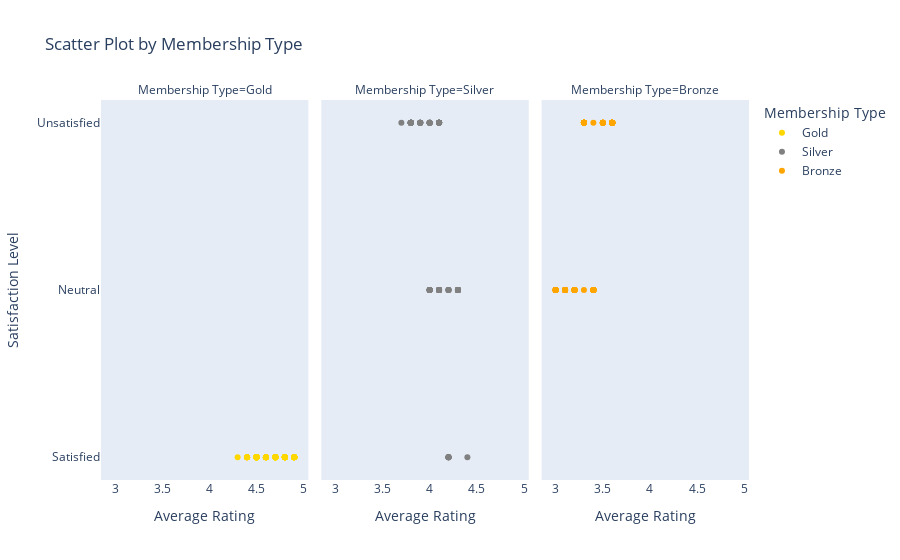

The cell this chart's notebook holds for it:
### Code cell
data = pd.DataFrame(data)
color_map = {'Gold': 'gold', 'Silver': 'grey', 'Bronze': 'orange'}

fig = px.scatter(data_frame=data, x="Average Rating", y="Satisfaction Level", color="Membership Type", 
                 facet_col="Membership Type", title="Scatter Plot by Membership Type",
                 color_discrete_map=color_map)
fig.update_xaxes(showgrid=False)
fig.update_yaxes(showgrid=False)
fig.show()

### Figure 1 — Plotly figure (JSON) as saved in the notebook; plotly's stock layout.template omitted (floating-point values rounded to 4 significant figures)
{"data": [{"hovertemplate": "Membership Type=Gold<br>Average Rating=%{x}<br>Satisfaction Level=%{y}<extra></extra>", "legendgroup": "Gold", "marker": {"color": "gold", "symbol": "circle"}, "mode": "markers", "name": "Gold", "orientation": "h", "showlegend": true, "type": "scatter", "x": [4.6, 4.7, 4.5, 4.8, 4.3, 4.9, 4.7, 4.8, 4.6, 4.9, 4.5, 4.7, 4.4, 4.8, 4.5, 4.9, 4.7, 4.8, 4.6, 4.9, 4.5, 4.7, 4.4, 4.8, 4.5, 4.9, 4.7, 4.8, 4.6, 4.9, 4.5, 4.7, 4.4, 4.8, 4.5, 4.9, 4.7, 4.8, 4.6, 4.9, 4.5, 4.7, 4.4, 4.8, 4.5, 4.9, 4.7, 4.8, 4.5, 4.9, 4.7, 4.8, 4.6, 4.9, 4.5, 4.7, 4.4, 4.8, 4.5, 4.9, 4.7, 4.8, 4.5, 4.9, 4.5, 4.7, 4.4, 4.6, 4.8, 4.7, 4.5, 4.8, 4.5, 4.9, 4.7, 4.8, 4.5, 4.9, 4.5, 4.7, 4.4, 4.8, 4.5, 4.9, 4.7, 4.6, 4.5, 4.9, 4.7, 4.8, 4.5, 4.9, 4.5, 4.6, 4.5, 4.9, 4.7, 4.8, 4.5, 4.9, 4.5, 4.6, 4.5, 4.9, 4.7, 4.8, 4.5, 4.9, 4.5, 4.6, 4.5, 4.9, 4.7, 4.8, 4.5, 4.9, 4.5], "xaxis": "x", "y": ["Satisfied", "Satisfied", "Satisfied", "Satisfied", "Satisfied", "Satisfied", "Satisfied", "Satisfied", "Satisfied", "Satisfied", "Satisfied", "Satisfied", "Satisfied", "Satisfied", "Satisfied", "Satisfied", "Satisfied", "Satisfied", "Satisfied", "Satisfied", "Satisfied", "Satisfied", "Satisfied", "Satisfied", "Satisfied", "Satisfied", "Satisfied", "Satisfied", "Satisfied", "Satisfied", "Satisfied", "Satisfied", "Satisfied", "Satisfied", "Satisfied", "Satisfied", "Satisfied", "Satisfied", "Satisfied", "Satisfied", "Satisfied", "Satisfied", "Satisfied", "Satisfied", "Satisfied", "Satisfied", "Satisfied", "Satisfied", "Satisfied", "Satisfied", "Satisfied", "Satisfied", "Satisfied", "Satisfied", "Satisfied", "Satisfied", "Satisfied", "Satisfied", "Satisfied", "Satisfied", "Satisfied", "Satisfied", "Satisfied", "Satisfied", "Satisfied", "Satisfied", "Satisfied", "Satisfied", "Satisfied", "Satisfied", "Satisfied", "Satisfied", "Satisfied", "Satisfied", "Satisfied", "Satisfied", "Satisfied", "Satisfied", "Satisfied", "Satisfied", "Satisfied", "Satisfied", "Satisfied", "Satisfied", "Satisfied", "Satisfied", "Satisfied", "Satisfied", "Satisfied", "Satisfied", "Satisfied", "Satisfied", "Satisfied", "Satisfied", "Satisfied", "Satisfied", "Satisfied", "Satisfied", "Satisfied", "Satisfied", "Satisfied", "Satisfied", "Satisfied", "Satisfied", "Satisfied", "Satisfied", "Satisfied", "Satisfied", "Satisfied", "Satisfied", "Satisfied", "Satisfied", "Satisfied", "Satisfied", "Satisfied", "Satisfied", "Satisfied"], "yaxis": "y"}, {"hovertemplate": "Membership Type=Silver<br>Average Rating=%{x}<br>Satisfaction Level=%{y}<extra></extra>", "legendgroup": "Silver", "marker": {"color": "grey", "symbol": "circle"}, "mode": "markers", "name": "Silver", "orientation": "h", "showlegend": true, "type": "scatter", "x": [4.1, 4, 4.2, 3.8, 4.4, 3.7, 4, 4.1, 4.3, 3.8, 4.2, 3.9, 4.1, 4, 4.3, 3.8, 4, 4.1, 4.3, 3.8, 4.2, 3.9, 4.1, 4, 4.3, 3.8, 4, 4.1, 4.3, 3.8, 4.2, 3.9, 4.1, 4, 4.3, 3.8, 4, 4.1, 4.3, 3.8, 4.2, 3.9, 4.1, 4, 4.3, 3.8, 4, 4.1, 4.3, 3.8, 4, 4.1, 4.3, 3.8, 4.2, 3.9, 4.1, 4, 4.3, 3.8, 4, 4.1, 4.3, 3.8, 4.2, 3.9, 4.1, 4, 4.2, 3.9, 4, 4.1, 4.3, 3.8, 4, 4.1, 4.3, 3.8, 4.2, 3.9, 4.1, 4, 4.3, 3.8, 4, 4.1, 4.3, 3.8, 4.1, 4.1, 4.1, 3.8, 4.2, 4.1, 4.3, 3.8, 4.1, 4.1, 4.1, 3.8, 4.1, 4.1, 4.3, 3.8, 4.1, 4.1, 4.1, 3.8, 4.2, 4.1, 4.3, 3.8, 4.1, 4.1, 4.1, 3.8, 4.2], "xaxis": "x2", "y": ["Neutral", "Unsatisfied", "Neutral", "Unsatisfied", "Satisfied", "Unsatisfied", "Neutral", "Unsatisfied", "Neutral", "Unsatisfied", "Satisfied", "Unsatisfied", "Neutral", "Unsatisfied", "Neutral", "Unsatisfied", "Neutral", "Unsatisfied", "Neutral", "Unsatisfied", "Satisfied", "Unsatisfied", "Neutral", "Unsatisfied", "Neutral", "Unsatisfied", "Neutral", "Unsatisfied", "Neutral", "Unsatisfied", "Satisfied", "Unsatisfied", "Neutral", "Unsatisfied", "Neutral", "Unsatisfied", "Neutral", "Unsatisfied", "Neutral", "Unsatisfied", "Satisfied", "Unsatisfied", "Neutral", "Unsatisfied", "Neutral", "Unsatisfied", "Neutral", "Unsatisfied", "Neutral", "Unsatisfied", "Neutral", "Unsatisfied", "Neutral", "Unsatisfied", "Satisfied", "Unsatisfied", "Neutral", "Unsatisfied", "Neutral", "Unsatisfied", "Neutral", "Unsatisfied", "Neutral", "Unsatisfied", "Satisfied", "Unsatisfied", "Neutral", "Unsatisfied", "Neutral", "Unsatisfied", "Neutral", "Unsatisfied", "Neutral", "Unsatisfied", "Neutral", "Unsatisfied", "Neutral", "Unsatisfied", "Satisfied", "Unsatisfied", "Neutral", "Unsatisfied", "Neutral", "Unsatisfied", "Neutral", "Unsatisfied", "Neutral", "Unsatisfied", "Neutral", "Unsatisfied", "Neutral", "Unsatisfied", "Neutral", "Unsatisfied", "Neutral", "Unsatisfied", "Neutral", "Unsatisfied", "Neutral", "Unsatisfied", "Neutral", "Unsatisfied", "Neutral", "Unsatisfied", "Neutral", "Unsatisfied", "Neutral", "Unsatisfied", "Neutral", "Unsatisfied", "Neutral", "Unsatisfied", "Neutral", "Unsatisfied", "Neutral", "Unsatisfied", "Neutral"], "yaxis": "y2"}, {"hovertemplate": "Membership Type=Bronze<br>Average Rating=%{x}<br>Satisfaction Level=%{y}<extra></extra>", "legendgroup": "Bronze", "marker": {"color": "orange", "symbol": "circle"}, "mode": "markers", "name": "Bronze", "orientation": "h", "showlegend": true, "type": "scatter", "x": [3.4, 3.1, 3.6, 3.2, 3.5, 3, 3.3, 3.4, 3.6, 3.1, 3.5, 3.2, 3.3, 3.1, 3.6, 3, 3.3, 3.4, 3.6, 3.1, 3.5, 3.2, 3.3, 3.6, 3, 3.3, 3.4, 3.6, 3.1, 3.5, 3.2, 3.3, 3.1, 3.6, 3, 3.3, 3.4, 3.6, 3.1, 3.5, 3.2, 3.3, 3.1, 3.6, 3, 3.3, 3.6, 3, 3.3, 3.4, 3.6, 3.1, 3.5, 3.2, 3.3, 3.4, 3.6, 3, 3.3, 3.4, 3.6, 3.1, 3.5, 3.2, 3.3, 3.5, 3.2, 3.3, 3.4, 3.6, 3, 3.3, 3.4, 3.6, 3.1, 3.5, 3.2, 3.3, 3.2, 3.6, 3.1, 3.3, 3.4, 3.6, 3.1, 3.3, 3.4, 3.6, 3, 3.3, 3.4, 3.6, 3.1, 3.3, 3.4, 3.6, 3, 3.3, 3.4, 3.6, 3.1, 3.3, 3.4, 3.6, 3, 3.3, 3.4, 3.6, 3.1, 3.3, 3.4, 3.6, 3, 3.3], "xaxis": "x3", "y": ["Unsatisfied", "Neutral", "Unsatisfied", "Neutral", "Unsatisfied", "Neutral", "Unsatisfied", "Neutral", "Unsatisfied", "Neutral", "Unsatisfied", "Neutral", "Unsatisfied", "Neutral", "Unsatisfied", "Neutral", "Unsatisfied", "Neutral", "Unsatisfied", "Neutral", "Unsatisfied", "Neutral", "Unsatisfied", "Unsatisfied", "Neutral", "Unsatisfied", "Neutral", "Unsatisfied", "Neutral", "Unsatisfied", "Neutral", "Unsatisfied", "Neutral", "Unsatisfied", "Neutral", "Unsatisfied", "Neutral", "Unsatisfied", "Neutral", "Unsatisfied", "Neutral", "Unsatisfied", "Neutral", "Unsatisfied", "Neutral", "Unsatisfied", "Unsatisfied", "Neutral", "Unsatisfied", "Neutral", "Unsatisfied", "Neutral", "Unsatisfied", "Neutral", "Unsatisfied", "Neutral", "Unsatisfied", "Neutral", "Unsatisfied", "Neutral", "Unsatisfied", "Neutral", "Unsatisfied", "Neutral", "Neutral", "Unsatisfied", "Neutral", "Unsatisfied", "Neutral", "Unsatisfied", "Neutral", "Unsatisfied", "Neutral", "Unsatisfied", "Neutral", "Unsatisfied", "Neutral", "Unsatisfied", "Neutral", "Unsatisfied", "Neutral", "Unsatisfied", "Neutral", "Unsatisfied", "Neutral", "Unsatisfied", "Neutral", "Unsatisfied", "Neutral", "Unsatisfied", "Neutral", "Unsatisfied", "Neutral", "Unsatisfied", "Neutral", "Unsatisfied", "Neutral", "Unsatisfied", "Neutral", "Unsatisfied", "Neutral", "Unsatisfied", "Neutral", "Unsatisfied", "Neutral", "Unsatisfied", "Neutral", "Unsatisfied", "Neutral", "Unsatisfied", "Neutral", "Unsatisfied", "Neutral", "Unsatisfied"], "yaxis": "y3"}], "layout": {"annotations": [{"font": {}, "showarrow": false, "text": "Membership Type=Gold", "x": 0.16, "xanchor": "center", "xref": "paper", "y": 1, "yanchor": "bottom", "yref": "paper"}, {"font": {}, "showarrow": false, "text": "Membership Type=Silver", "x": 0.5, "xanchor": "center", "xref": "paper", "y": 1, "yanchor": "bottom", "yref": "paper"}, {"font": {}, "showarrow": false, "text": "Membership Type=Bronze", "x": 0.84, "xanchor": "center", "xref": "paper", "y": 1, "yanchor": "bottom", "yref": "paper"}], "autosize": true, "legend": {"title": {"text": "Membership Type"}, "tracegroupgap": 0}, "title": {"text": "Scatter Plot by Membership Type"}, "xaxis": {"anchor": "y", "autorange": true, "domain": [0, 0.32], "range": [2.835, 5.065], "showgrid": false, "title": {"text": "Average Rating"}, "type": "linear"}, "xaxis2": {"anchor": "y2", "autorange": true, "domain": [0.34, 0.66], "matches": "x", "range": [2.835, 5.065], "showgrid": false, "title": {"text": "Average Rating"}, "type": "linear"}, "xaxis3": {"anchor": "y3", "autorange": true, "domain": [0.68, 1.0], "matches": "x", "range": [2.835, 5.065], "showgrid": false, "title": {"text": "Average Rating"}, "type": "linear"}, "yaxis": {"anchor": "x", "autorange": true, "domain": [0, 1], "range": [-0.165, 2.165], "showgrid": false, "title": {"text": "Satisfaction Level"}, "type": "category"}, "yaxis2": {"anchor": "x2", "autorange": true, "domain": [0, 1], "matches": "y", "range": [-0.165, 2.165], "showgrid": false, "showticklabels": false, "type": "category"}, "yaxis3": {"anchor": "x3", "autorange": true, "domain": [0, 1], "matches": "y", "range": [-0.165, 2.165], "showgrid": false, "showticklabels": false, "type": "category"}}}
